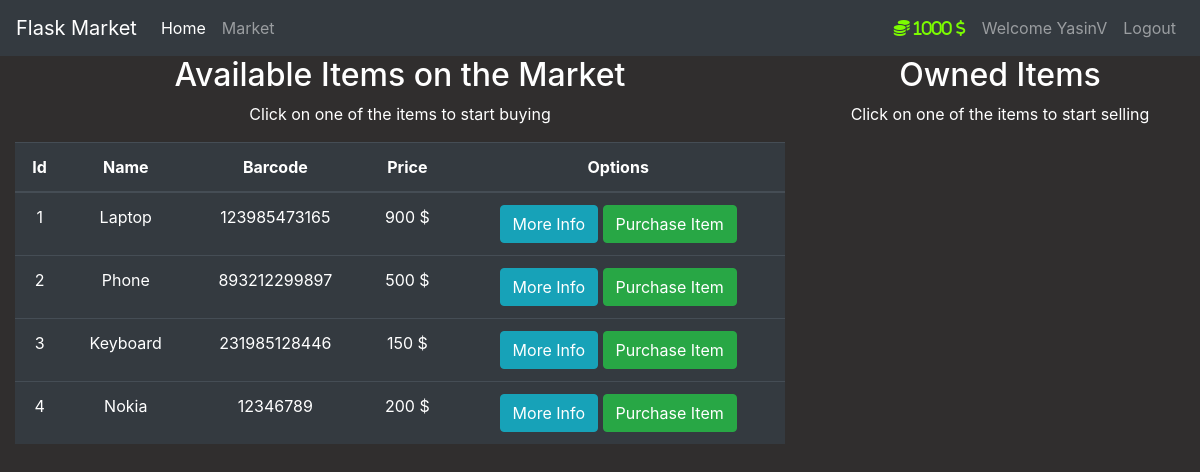
The app's page /market (signed in) with its own data.
### market/models.py (models this page shows, shortened)
class User(db.Model, UserMixin):
    id = db.Column(db.Integer(), primary_key=True)
    username = db.Column(db.String(length=30), nullable=False, unique=True)
    email = db.Column(db.String(length=50), nullable=False, unique=True)
    password_hash = db.Column(db.String(length=60), nullable=False)
    budget = db.Column(db.Float(), nullable=False, default=1000)
    items = db.relationship('Item', backref='owned_user',lazy=True)

class Item(db.Model):
    id = db.Column(db.Integer(), primary_key=True)
    name = db.Column(db.String(length=30), nullable=False, unique=True)
    price = db.Column(db.Integer(), nullable=False)
    barcode = db.Column(db.String(length=30), nullable=False, unique=True)
    description = db.Column(db.String(length=1024), nullable=False)
    owner = db.Column(db.Integer(), db.ForeignKey('user.id'))

### market/routes.py (the view, shortened to what this page needs)
@app.route("/market", methods=['GET','POST'])
@login_required
def market():
    purchase = PurchaseForm()
    sell = SellForm()
    items = Item.query.filter_by(owner=None)
    owned_items = Item.query.filter_by(owner=current_user.id)
    return render_template("market.html", items = items, purchase = purchase, owned_items=owned_items, sell = sell)

### market/models.py (called while the page is built)
@login_manager.user_loader
def load_user(user_id):
    return User.query.get(int(user_id))

### market/templates/market.html (shortened to what this page needs)
{% extends 'layout/base.html' %}
{% block content %}
    <div class="row">
        <div class="col-8">
            <h2>Available Items on the Market</h2>
            <p>Click on one of the items to start buying</p>
            {% include 'layout/_table.html' %}
        </div>
        <div class="col-4">
            <h2>Owned Items</h2>
            <p>Click on one of the items to start selling</p>
        </div>
    </div>
{% endblock content %}

### market/templates/layout/base.html (shortened to what this page needs)
<!doctype html>
<html lang="en">
    {% include 'layout/_head.html' %}
    <body>
        {% include 'layout/_nav.html' %}
        <main class ='container-fluid'>
            {% block content %}
            {% endblock content %}
        </main>
    </body>
</html>

### market/templates/layout/_head.html (shortened to what this page needs)
<head>
    <link rel="stylesheet" href="https://cdn.jsdelivr.net/npm/bootstrap@4.5.3/dist/css/bootstrap.min.css">
    <link rel="stylesheet" href="{{url_for('static',filename='style.css')}}">
</head>

### market/templates/layout/_nav.html (shortened to what this page needs)
<nav class="navbar navbar-expand-md navbar-dark bg-dark">
    <a class="navbar-brand" href="#">Flask Market</a>
    <div class="collapse navbar-collapse" id="navbarNav">
        <ul class="navbar-nav mr-auto">
            <li class="nav-item active">
                <a class="nav-link" href="{{url_for('index')}}">Home <span class="sr-only">(current)</span></a>
            </li>
            <li class="nav-item">
                <a class="nav-link" href="{{url_for('market')}}">Market</a>
            </li>
        </ul>
        <ul class="navbar-nav">
            {% if current_user.is_authenticated %}
            <li class="nav-item">
                <span class="nav-link">
                    <i class = 'fas fa-coins' style = 'color:lawngreen;font-weight:bold'> {{current_user.budget}} <i class="fas fa-dollar-sign" ></i></i>
                </span>
            </li>
            <li class="nav-item">
                <span class="nav-link">Welcome  {{current_user.username}}</span>
            </li>
                <li class="nav-item">
                    <a class="nav-link" href="{{url_for('logout')}}">Logout</a>
                </li>
            {% endif %}
        </ul>
    </div>
</nav>

### market/templates/layout/_table.html (shortened to what this page needs)
<table class="table table-hover table-dark">
    <thead>
        <tr>
            <th scope = 'col'>Id</th>
            <th scope = 'col'>Name</th>
            <th scope = 'col'>Barcode</th>
            <th scope = 'col'>Price</th>
            <th scope = 'col'>Options</th>
        </tr>
    </thead>
    <tbody>
        {% for item in items  %}
            <tr>
                <td>{{item['id']}}</td>
                <td>{{item['name']}}</td>
                <td>{{item['barcode']}}</td>
                <td>{{item['price']}} $</td>
                <td>
                    <button class = 'btn btn-outline btn-info ' data-toggle="modal" data-target="#item-{{item.id}}" >More Info</button>
                    <button class = 'btn btn-outline btn-success' data-toggle="modal" data-target="#purchase-{{item.id}}" >Purchase Item</button>
                </td>
            </tr>
        {% endfor %}
    </tbody>
</table>

### market/static/style.css (style rules this page uses)
body { background-color:#302e2e; color:white; }
tr { text-align: center; }
main { text-align:center; }

### records on screen
User: budget "1000", username "YasinV"
Item: id "1", name "Laptop", barcode "123985473165", price "900"
Item: id "2", name "Phone", barcode "893212299897", price "500"
Item: id "3", name "Keyboard", barcode "231985128446", price "150"
Item: id "4", name "Nokia", barcode "12346789", price "200"
